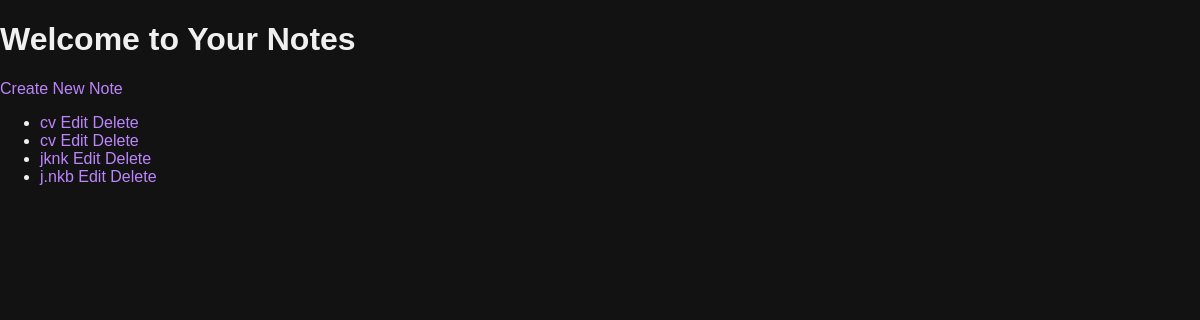
Screenshot of / (signed in) with the database file from the repository.
### tables this page shows
CREATE TABLE `notes` (
  `id` int(11) NOT NULL,
  `user_id` int(11) NOT NULL,
  `title` varchar(255) NOT NULL,
  `content` text DEFAULT NULL,
  `created_at` timestamp NOT NULL DEFAULT current_timestamp(),
  `updated_at` timestamp NOT NULL DEFAULT current_timestamp() ON UPDATE current_timestamp()
);

### index.php (the view, shortened to what this page needs)
<?php
include('db.php');
$user_id = $_SESSION['user_id'];
$sql = "SELECT * FROM notes WHERE user_id = '$user_id'";
$result = $conn->query($sql);
?>
<!DOCTYPE html>
<html lang="en">
<head>
    <link rel="stylesheet" href="style.css">
</head>
<body>
    <h1>Welcome to Your Notes</h1>
    <a href="create_note.php">Create New Note</a>
    <ul>
        <?php while ($row = $result->fetch_assoc()) { ?>
            <li>
                <a href="view_note.php?id=<?php echo $row['note_id']; ?>"><?php echo htmlspecialchars($row['title']); ?></a>
                <a href="edit_note.php?id=<?php echo $row['note_id']; ?>">Edit</a>
                <a href="delete_note.php?id=<?php echo $row['note_id']; ?>">Delete</a>
            </li>
        <?php } ?>
    </ul>
</body>
</html>

### style.css (style rules this page uses)
body { background-color: #121212; font-family: Arial, sans-serif; color: #f0f0f0; margin: 0; padding: 0; }
a { color: #bb86fc; text-decoration: none; }

### rows the page displays
notes: title "cv"
notes: title "cv"
notes: title "jknk"
notes: title "j.nkb"
